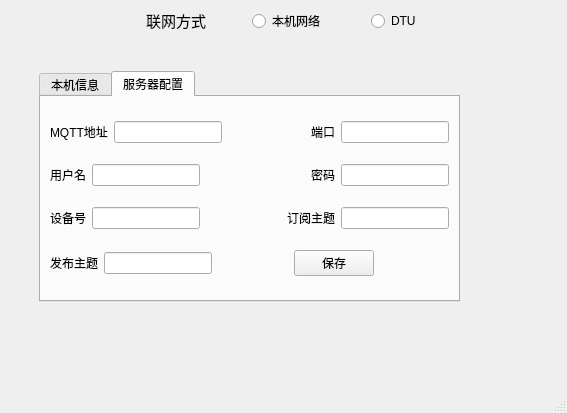
<?xml version="1.0" encoding="UTF-8"?>
<ui version="4.0">
 <class>MainWindow</class>
 <widget class="QMainWindow" name="MainWindow">
  <property name="geometry">
   <rect>
    <x>0</x>
    <y>0</y>
    <width>567</width>
    <height>413</height>
   </rect>
  </property>
  <property name="windowTitle">
   <string>MainWindow</string>
  </property>
  <widget class="QWidget" name="centralwidget">
   <layout class="QVBoxLayout" name="verticalLayout_4">
    <item>
     <layout class="QHBoxLayout" name="horizontalLayout_7">
      <item>
       <spacer name="horizontalSpacer_8">
        <property name="orientation">
         <enum>Qt::Horizontal</enum>
        </property>
        <property name="sizeHint" stdset="0">
         <size>
          <width>40</width>
          <height>20</height>
         </size>
        </property>
       </spacer>
      </item>
      <item>
       <layout class="QHBoxLayout" name="horizontalLayout_2">
        <item>
         <widget class="QLabel" name="label">
          <property name="text">
           <string>&lt;html&gt;&lt;head/&gt;&lt;body&gt;&lt;p align=&quot;center&quot;&gt;&lt;span style=&quot; font-size:11pt;&quot;&gt;联网方式&lt;/span&gt;&lt;/p&gt;&lt;/body&gt;&lt;/html&gt;</string>
          </property>
         </widget>
        </item>
        <item>
         <spacer name="horizontalSpacer_2">
          <property name="orientation">
           <enum>Qt::Horizontal</enum>
          </property>
          <property name="sizeHint" stdset="0">
           <size>
            <width>40</width>
            <height>20</height>
           </size>
          </property>
         </spacer>
        </item>
        <item>
         <widget class="QRadioButton" name="localnetwork">
          <property name="text">
           <string>本机网络</string>
          </property>
         </widget>
        </item>
        <item>
         <spacer name="horizontalSpacer_3">
          <property name="orientation">
           <enum>Qt::Horizontal</enum>
          </property>
          <property name="sizeHint" stdset="0">
           <size>
            <width>40</width>
            <height>20</height>
           </size>
          </property>
         </spacer>
        </item>
        <item>
         <widget class="QRadioButton" name="DTU">
          <property name="text">
           <string>DTU</string>
          </property>
         </widget>
        </item>
       </layout>
      </item>
      <item>
       <spacer name="horizontalSpacer_9">
        <property name="orientation">
         <enum>Qt::Horizontal</enum>
        </property>
        <property name="sizeHint" stdset="0">
         <size>
          <width>40</width>
          <height>20</height>
         </size>
        </property>
       </spacer>
      </item>
     </layout>
    </item>
    <item>
     <widget class="QStackedWidget" name="stackedWidget">
      <property name="currentIndex">
       <number>1</number>
      </property>
      <widget class="QWidget" name="page">
       <widget class="QPushButton" name="d_save">
        <property name="geometry">
         <rect>
          <x>220</x>
          <y>170</y>
          <width>81</width>
          <height>31</height>
         </rect>
        </property>
        <property name="text">
         <string>保存</string>
        </property>
       </widget>
       <widget class="QWidget" name="layoutWidget">
        <property name="geometry">
         <rect>
          <x>170</x>
          <y>40</y>
          <width>161</width>
          <height>91</height>
         </rect>
        </property>
        <layout class="QHBoxLayout" name="horizontalLayout">
         <item>
          <layout class="QVBoxLayout" name="verticalLayout">
           <item>
            <widget class="QLabel" name="label_2">
             <property name="text">
              <string>&lt;html&gt;&lt;head/&gt;&lt;body&gt;&lt;p align=&quot;center&quot;&gt;&lt;span style=&quot; font-size:12pt;&quot;&gt;端口&lt;/span&gt;&lt;/p&gt;&lt;/body&gt;&lt;/html&gt;</string>
             </property>
            </widget>
           </item>
           <item>
            <spacer name="verticalSpacer_2">
             <property name="orientation">
              <enum>Qt::Vertical</enum>
             </property>
             <property name="sizeHint" stdset="0">
              <size>
               <width>20</width>
               <height>40</height>
              </size>
             </property>
            </spacer>
           </item>
           <item>
            <widget class="QLabel" name="label_3">
             <property name="text">
              <string>&lt;html&gt;&lt;head/&gt;&lt;body&gt;&lt;p align=&quot;center&quot;&gt;&lt;span style=&quot; font-size:12pt;&quot;&gt;波特率&lt;/span&gt;&lt;/p&gt;&lt;/body&gt;&lt;/html&gt;</string>
             </property>
            </widget>
           </item>
          </layout>
         </item>
         <item>
          <layout class="QVBoxLayout" name="verticalLayout_2">
           <item>
            <widget class="QComboBox" name="d_port"/>
           </item>
           <item>
            <spacer name="verticalSpacer">
             <property name="orientation">
              <enum>Qt::Vertical</enum>
             </property>
             <property name="sizeHint" stdset="0">
              <size>
               <width>17</width>
               <height>63</height>
              </size>
             </property>
            </spacer>
           </item>
           <item>
            <widget class="QComboBox" name="baudRate"/>
           </item>
          </layout>
         </item>
        </layout>
       </widget>
      </widget>
      <widget class="QWidget" name="page_2">
       <widget class="QTabWidget" name="tabWidget">
        <property name="geometry">
         <rect>
          <x>30</x>
          <y>32</y>
          <width>421</width>
          <height>231</height>
         </rect>
        </property>
        <property name="currentIndex">
         <number>1</number>
        </property>
        <widget class="QWidget" name="tab_2">
         <attribute name="title">
          <string>本机信息</string>
         </attribute>
         <widget class="QTextEdit" name="networkInformation">
          <property name="geometry">
           <rect>
            <x>0</x>
            <y>0</y>
            <width>411</width>
            <height>201</height>
           </rect>
          </property>
         </widget>
        </widget>
        <widget class="QWidget" name="tab_1">
         <attribute name="title">
          <string>服务器配置</string>
         </attribute>
         <layout class="QVBoxLayout" name="verticalLayout_3">
          <item>
           <layout class="QHBoxLayout" name="horizontalLayout_3">
            <item>
             <widget class="QLabel" name="label_4">
              <property name="text">
               <string>MQTT地址</string>
              </property>
             </widget>
            </item>
            <item>
             <widget class="QLineEdit" name="mqtt_ip"/>
            </item>
            <item>
             <spacer name="horizontalSpacer">
              <property name="orientation">
               <enum>Qt::Horizontal</enum>
              </property>
              <property name="sizeHint" stdset="0">
               <size>
                <width>40</width>
                <height>20</height>
               </size>
              </property>
             </spacer>
            </item>
            <item>
             <widget class="QLabel" name="label_5">
              <property name="text">
               <string>端口</string>
              </property>
             </widget>
            </item>
            <item>
             <widget class="QLineEdit" name="l_port"/>
            </item>
           </layout>
          </item>
          <item>
           <layout class="QHBoxLayout" name="horizontalLayout_4">
            <item>
             <widget class="QLabel" name="label_6">
              <property name="text">
               <string>用户名</string>
              </property>
             </widget>
            </item>
            <item>
             <widget class="QLineEdit" name="l_user"/>
            </item>
            <item>
             <spacer name="horizontalSpacer_4">
              <property name="orientation">
               <enum>Qt::Horizontal</enum>
              </property>
              <property name="sizeHint" stdset="0">
               <size>
                <width>18</width>
                <height>17</height>
               </size>
              </property>
             </spacer>
            </item>
            <item>
             <widget class="QLabel" name="label_7">
              <property name="text">
               <string>密码</string>
              </property>
             </widget>
            </item>
            <item>
             <widget class="QLineEdit" name="l_password"/>
            </item>
           </layout>
          </item>
          <item>
           <layout class="QHBoxLayout" name="horizontalLayout_5">
            <item>
             <widget class="QLabel" name="label_8">
              <property name="text">
               <string>设备号</string>
              </property>
             </widget>
            </item>
            <item>
             <widget class="QLineEdit" name="deviceNumber"/>
            </item>
            <item>
             <spacer name="horizontalSpacer_5">
              <property name="orientation">
               <enum>Qt::Horizontal</enum>
              </property>
              <property name="sizeHint" stdset="0">
               <size>
                <width>13</width>
                <height>17</height>
               </size>
              </property>
             </spacer>
            </item>
            <item>
             <widget class="QLabel" name="label_9">
              <property name="text">
               <string>订阅主题</string>
              </property>
             </widget>
            </item>
            <item>
             <widget class="QLineEdit" name="subscribeTopic"/>
            </item>
           </layout>
          </item>
          <item>
           <layout class="QHBoxLayout" name="horizontalLayout_6">
            <item>
             <widget class="QLabel" name="label_10">
              <property name="text">
               <string>发布主题</string>
              </property>
             </widget>
            </item>
            <item>
             <widget class="QLineEdit" name="publishTopic"/>
            </item>
            <item>
             <spacer name="horizontalSpacer_7">
              <property name="orientation">
               <enum>Qt::Horizontal</enum>
              </property>
              <property name="sizeHint" stdset="0">
               <size>
                <width>40</width>
                <height>20</height>
               </size>
              </property>
             </spacer>
            </item>
            <item>
             <widget class="QPushButton" name="l_save">
              <property name="text">
               <string>保存</string>
              </property>
             </widget>
            </item>
            <item>
             <spacer name="horizontalSpacer_6">
              <property name="orientation">
               <enum>Qt::Horizontal</enum>
              </property>
              <property name="sizeHint" stdset="0">
               <size>
                <width>27</width>
                <height>17</height>
               </size>
              </property>
             </spacer>
            </item>
           </layout>
          </item>
         </layout>
        </widget>
       </widget>
      </widget>
     </widget>
    </item>
   </layout>
  </widget>
  <widget class="QStatusBar" name="statusbar"/>
 </widget>
 <resources/>
 <connections/>
</ui>
